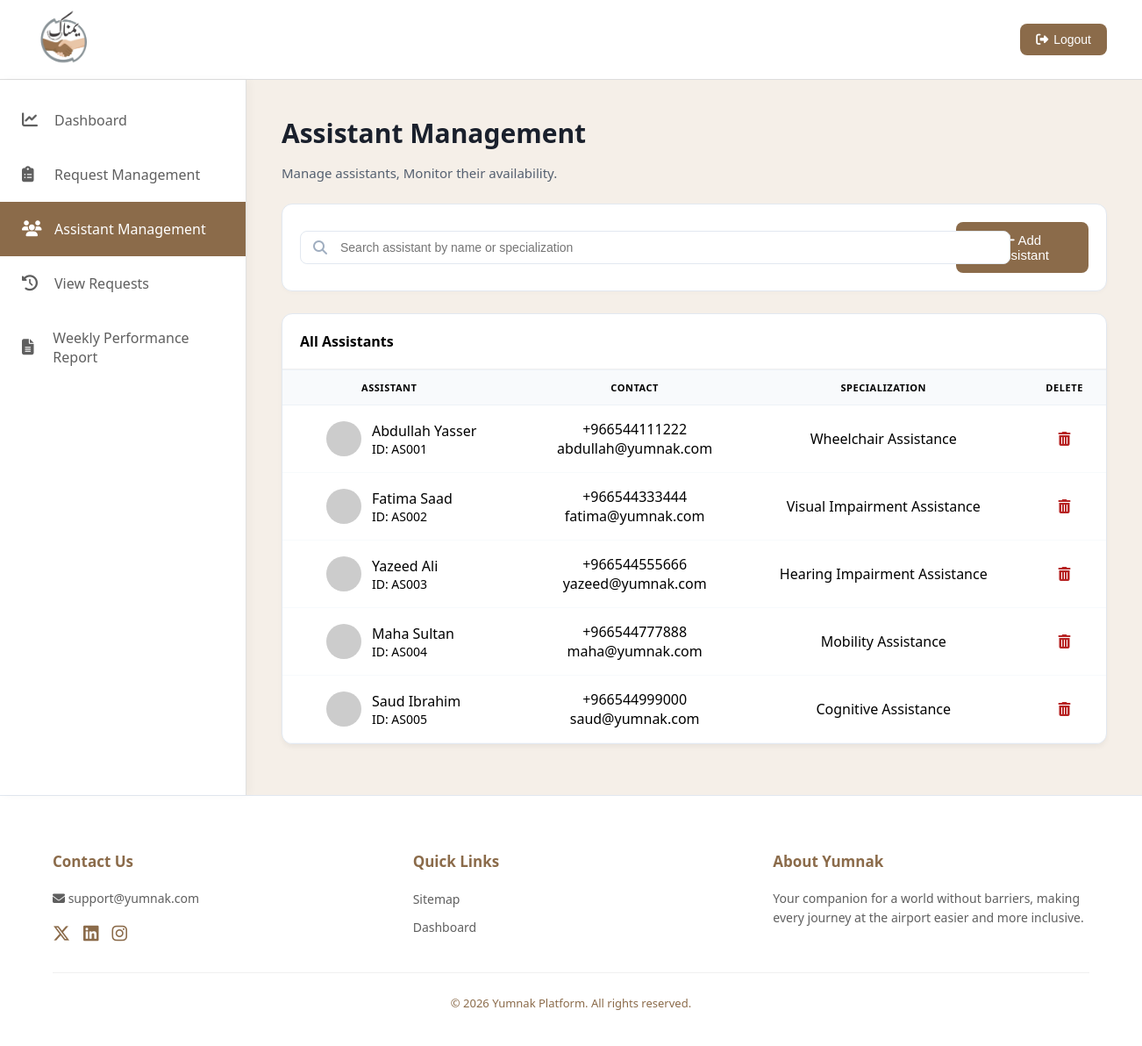
The app's page /Assistant_Management.php (signed in) with its own data.
### tables this page shows
CREATE TABLE ASSISTANT (
    AssistantID INT(11) AUTO_INCREMENT PRIMARY KEY,
    Name VARCHAR(100) NOT NULL,
    Phone VARCHAR(20) NOT NULL,
    Email VARCHAR(100) UNIQUE NOT NULL,
    Specialization ENUM(
        'Wheelchair Assistance', 
        'Mobility Assistance', 
        'Visual Impairment Assistance', 
        'Hearing Impairment Assistance', 
        'Cognitive Assistance'
    ) NOT NULL,
    AdminID INT,
    FOREIGN KEY (AdminID) REFERENCES ADMIN(AdminID) ON DELETE SET NULL
);

### Assistant_Management.php (the view, shortened to what this page needs)
<?php
require 'db_connection.php';
$result = $conn->query("SELECT * FROM ASSISTANT");
?>
<!DOCTYPE html>
<html lang="ar" dir="ltr">
<head>
    <link rel="stylesheet" href="https://cdnjs.cloudflare.com/ajax/libs/font-awesome/6.5.1/css/all.min.css">
    <link rel="stylesheet" href="StyleM.css">
</head>
<body>
    <header>
        <div class="logo">
            <img src="Image/Yumnak-Logo.png" alt="Yumnak Logo">
        </div>
        <div class="logout">
            <button onclick="window.location.href='logout.php'">
                <i class="fas fa-sign-out-alt"></i> Logout
            </button>
        </div>
    </header>
    <div class="container">
        <aside class="sidebar">
    <a href="Admin-Dashboard.php" class="sidebar-item">
        <i class="fa-solid fa-chart-line"></i> Dashboard
    </a>
    <a href="request-management.php" class="sidebar-item">
        <i class="fa-solid fa-clipboard-list"></i> Request Management
    </a>
    <a href="Assistant_Management.php" class="sidebar-item active">
        <i class="fa-solid fa-users"></i> Assistant Management
    </a>
    <a href="view-requests.php" class="sidebar-item">
        <i class="fa-solid fa-clock-rotate-left"></i> View Requests
    </a>
    <a href="Weekly_Performance.php" class="sidebar-item">
        <i class="fa-solid fa-file-lines"></i> Weekly Performance Report
    </a>
</aside>
        <main class="main-content">
            <div class="headline">
                <h1>Assistant Management</h1>
                <p>Manage assistants, Monitor their availability.</p>
            </div>
            <div class="action-bar">
                <div class="search-container">
                 <i class="fa-solid fa-magnifying-glass"></i>
                 <input type="text" id="searchInput" placeholder="Search assistant by name or specialization">
            </div>
                <button class="btn-add" onclick="window.location.href='Add_Assistant.php'"><i class="fa-solid fa-plus"></i> Add Assistant</button>
            </div>
            <div class="table-container">
                <div class="table-header-title">All Assistants</div>
                <table>
                    <thead>
                        <tr>
                            <th>ASSISTANT</th>
                            <th>CONTACT</th>
                            <th>SPECIALIZATION</th>
                            <th>DELETE</th>
                        </tr>
                    </thead>
                    <tbody>
                        <?php
                        if ($result->num_rows > 0) {
                            while($row = $result->fetch_assoc()) {
                                $avatarUrl = "https://ui-avatars.com/api/?name=" . urlencode($row['Name']) . "&background=random";
                        ?>
                        <tr>
                            <td>
                                <div class="user-info">
                                    <img src="<?php echo $avatarUrl; ?>" alt="Avatar">
                                    <div>
                                        <div class="name"><?php echo htmlspecialchars($row['Name']); ?></div>
                                        <div class="id">ID: AS00<?php echo htmlspecialchars($row['AssistantID']); ?></div>
                                    </div>
                                </div>
                            </td>
                            <td>
                                <div class="contact-info">
                                    <span><?php echo htmlspecialchars($row['Phone']); ?></span>
                                    <span class="email"><?php echo htmlspecialchars($row['Email']); ?></span>
                                </div>
                            </td>
                            <td><?php echo htmlspecialchars($row['Specialization']); ?></td>
                            <td>
                                <a href="?delete_id=<?php echo $row['AssistantID']; ?>" class="btn-delete" onclick="return confirm('Are You Sure You Want To Delete This Assistant?');">
                                    <i class="fa-solid fa-trash-can"></i>
                                </a>
                            </td>
                        </tr>
                        <?php
                            }
                        } else {
                            echo "<tr><td colspan='4'>No Assistants Found.</td></tr>";
                        }
                        ?>
                    </tbody>
                </table>
            </div>
        </main>
    </div>
    <footer class="footer">
    <div class="footer-content">
        <div class="footer-section">
            <h4>Contact Us</h4>
            <p><i class="fas fa-envelope"></i> support@yumnak.com</p>
            <div class="social-icons">
                <a href="#"><i class="fa-brands fa-x-twitter"></i></a>
                <a href="#"><i class="fab fa-linkedin"></i></a>
                <a href="#"><i class="fab fa-instagram"></i></a>
            </div>
        </div>
        <div class="footer-section">
            <h4>Quick Links</h4>
            <ul class="footer-links">
                <li><a href="#">Sitemap</a></li>
                <li><a href="Admin-Dashboard.php">Dashboard</a></li>
            </ul>
        </div>
        <div class="footer-section about-yumnak">
            <h4>About Yumnak</h4>
            <p>Your companion for a world without barriers, making every journey at the airport easier and more inclusive.</p>
        </div>
    </div>
    <div class="footer-bottom">
        &copy; 2026 Yumnak Platform. All rights reserved.
    </div>
</footer>
</body>
</html>

### records on screen
assistant: Name "Abdullah Yasser", AssistantID "1", Phone "+966544111222", Email "abdullah@yumnak.com", Specialization "Wheelchair Assistance"
assistant: Name "Fatima Saad", AssistantID "2", Phone "+966544333444", Email "fatima@yumnak.com", Specialization "Visual Impairment Assistance"
assistant: Name "Yazeed Ali", AssistantID "3", Phone "+966544555666", Email "yazeed@yumnak.com", Specialization "Hearing Impairment Assistance"
assistant: Name "Maha Sultan", AssistantID "4", Phone "+966544777888", Email "maha@yumnak.com", Specialization "Mobility Assistance"
assistant: Name "Saud Ibrahim", AssistantID "5", Phone "+966544999000", Email "saud@yumnak.com", Specialization "Cognitive Assistance"
